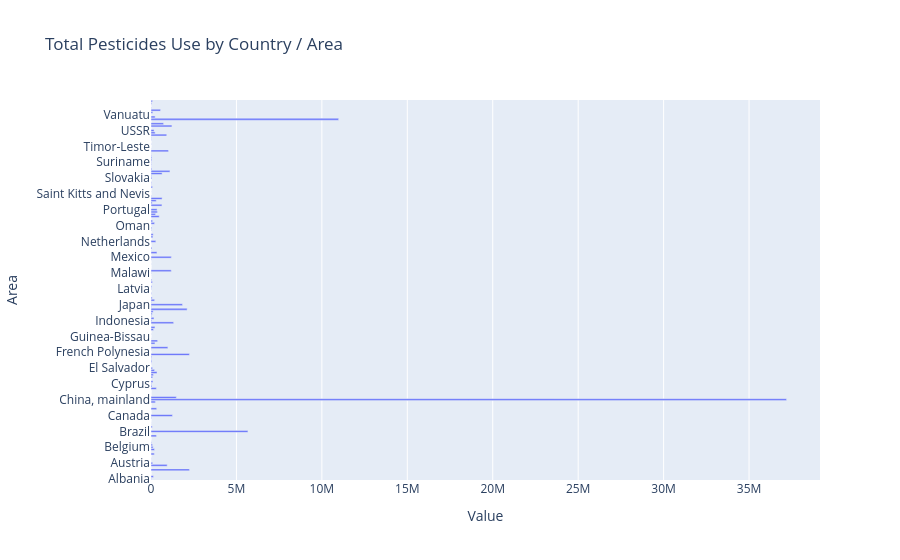

Here is the notebook cell this chart was saved with:
### Code cell
!pip install plotly

### Figure 1 — Plotly figure (JSON) as saved in the notebook; plotly's stock layout.template omitted (floating-point values rounded to 4 significant figures; data arrays with more than 128 entries replaced by an {"elided": "..."} marker saying what was removed)
{"data": [{"hovertemplate": "Value=%{x}<br>Area=%{y}<extra></extra>", "legendgroup": "", "marker": {"color": "#636efa", "pattern": {"shape": ""}}, "name": "", "orientation": "h", "showlegend": false, "textposition": "auto", "type": "bar", "x": {"elided": "168 float values"}, "xaxis": "x", "y": {"elided": "168 str values"}, "yaxis": "y"}], "layout": {"barmode": "relative", "legend": {"tracegroupgap": 0}, "title": {"text": "Total Pesticides Use by Country / Area"}, "xaxis": {"anchor": "y", "domain": [0, 1], "title": {"text": "Value"}}, "yaxis": {"anchor": "x", "domain": [0, 1], "title": {"text": "Area"}}}}
